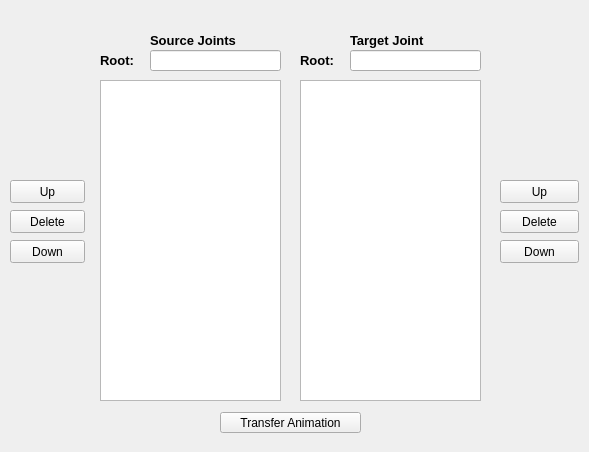
<?xml version="1.0" encoding="UTF-8"?>
<ui version="4.0">
 <class>Form</class>
 <widget class="QWidget" name="Form">
  <property name="geometry">
   <rect>
    <x>0</x>
    <y>0</y>
    <width>589</width>
    <height>452</height>
   </rect>
  </property>
  <property name="windowTitle">
   <string>Form</string>
  </property>
  <widget class="QPushButton" name="L_Down">
   <property name="geometry">
    <rect>
     <x>10</x>
     <y>240</y>
     <width>75</width>
     <height>23</height>
    </rect>
   </property>
   <property name="text">
    <string>Down</string>
   </property>
  </widget>
  <widget class="QPushButton" name="L_Delete">
   <property name="geometry">
    <rect>
     <x>10</x>
     <y>210</y>
     <width>75</width>
     <height>23</height>
    </rect>
   </property>
   <property name="text">
    <string>Delete</string>
   </property>
  </widget>
  <widget class="QPushButton" name="L_Up">
   <property name="geometry">
    <rect>
     <x>10</x>
     <y>180</y>
     <width>75</width>
     <height>23</height>
    </rect>
   </property>
   <property name="text">
    <string>Up</string>
   </property>
  </widget>
  <widget class="QPushButton" name="R_Delete">
   <property name="geometry">
    <rect>
     <x>500</x>
     <y>210</y>
     <width>79</width>
     <height>23</height>
    </rect>
   </property>
   <property name="text">
    <string>Delete</string>
   </property>
  </widget>
  <widget class="QListView" name="SourceList">
   <property name="geometry">
    <rect>
     <x>100</x>
     <y>80</y>
     <width>181</width>
     <height>321</height>
    </rect>
   </property>
  </widget>
  <widget class="QListView" name="TargetList">
   <property name="geometry">
    <rect>
     <x>300</x>
     <y>80</y>
     <width>181</width>
     <height>321</height>
    </rect>
   </property>
  </widget>
  <widget class="QPushButton" name="Tranfer">
   <property name="geometry">
    <rect>
     <x>220</x>
     <y>412</y>
     <width>141</width>
     <height>21</height>
    </rect>
   </property>
   <property name="text">
    <string>Transfer Animation</string>
   </property>
  </widget>
  <widget class="QLabel" name="L_Root">
   <property name="geometry">
    <rect>
     <x>100</x>
     <y>50</y>
     <width>47</width>
     <height>21</height>
    </rect>
   </property>
   <property name="font">
    <font>
     <pointsize>10</pointsize>
     <weight>75</weight>
     <bold>true</bold>
    </font>
   </property>
   <property name="text">
    <string>Root:</string>
   </property>
  </widget>
  <widget class="QLineEdit" name="TargetRoot">
   <property name="geometry">
    <rect>
     <x>350</x>
     <y>50</y>
     <width>131</width>
     <height>21</height>
    </rect>
   </property>
  </widget>
  <widget class="QLabel" name="R_Root">
   <property name="geometry">
    <rect>
     <x>300</x>
     <y>50</y>
     <width>47</width>
     <height>21</height>
    </rect>
   </property>
   <property name="font">
    <font>
     <pointsize>10</pointsize>
     <weight>75</weight>
     <bold>true</bold>
    </font>
   </property>
   <property name="text">
    <string>Root:</string>
   </property>
  </widget>
  <widget class="QLabel" name="SourceJoint">
   <property name="geometry">
    <rect>
     <x>150</x>
     <y>30</y>
     <width>131</width>
     <height>21</height>
    </rect>
   </property>
   <property name="font">
    <font>
     <pointsize>10</pointsize>
     <weight>75</weight>
     <bold>true</bold>
    </font>
   </property>
   <property name="text">
    <string>Source Joints</string>
   </property>
  </widget>
  <widget class="QLabel" name="TargetJoint">
   <property name="geometry">
    <rect>
     <x>350</x>
     <y>30</y>
     <width>131</width>
     <height>21</height>
    </rect>
   </property>
   <property name="font">
    <font>
     <pointsize>10</pointsize>
     <weight>75</weight>
     <bold>true</bold>
    </font>
   </property>
   <property name="text">
    <string>Target Joint</string>
   </property>
  </widget>
  <widget class="QLineEdit" name="SourceRoot">
   <property name="geometry">
    <rect>
     <x>150</x>
     <y>50</y>
     <width>131</width>
     <height>21</height>
    </rect>
   </property>
  </widget>
  <widget class="QPushButton" name="R_Down">
   <property name="geometry">
    <rect>
     <x>500</x>
     <y>240</y>
     <width>79</width>
     <height>23</height>
    </rect>
   </property>
   <property name="text">
    <string>Down</string>
   </property>
  </widget>
  <widget class="QPushButton" name="R_Up">
   <property name="geometry">
    <rect>
     <x>500</x>
     <y>180</y>
     <width>79</width>
     <height>23</height>
    </rect>
   </property>
   <property name="text">
    <string>Up</string>
   </property>
  </widget>
 </widget>
 <resources/>
 <connections/>
</ui>
